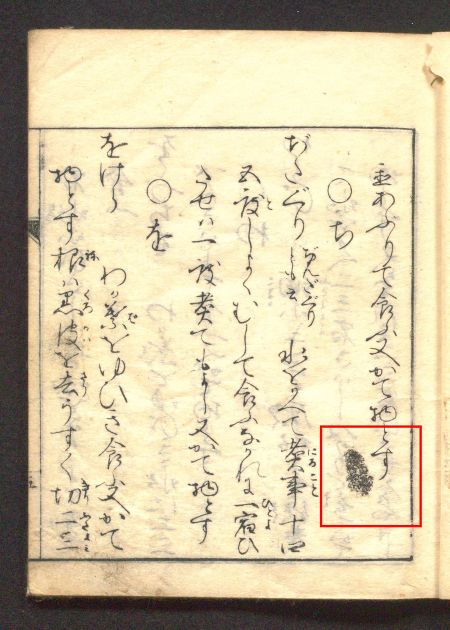
#> input picture research_records/tmp_work/challenge_image_catalog_20261009/05_原ページ位置.png, 900 x 1260 px (shown at 1/2 size)
$ python -i csc.py   (imports and definitions only)
#> lines starting #> are read from the running program, lines starting #| are printed output that depends on the picture; after the words box and inside, x2 and y2 are one past the last pixel; in counts of white or black regions, pixels touching at a corner belong together
"""
Color Space Clustering (CSC)。

npj論文 Methods の記述に基づく2段階クラスタリング：
  Stage 1: 輝度ベース特徴量で PCA -> GMM(3クラス) => 背景 / 黒文字 / 劣化
  Stage 2: 劣化クラスのみ対象に、彩度重視特徴量で PCA -> GMM(2クラス)
           => 赤文字 / 実劣化（平均a値が高い方を赤文字と判定）

特徴ベクトルは RGB + CIELab + CIELuv を連結する（論文 Results 記載通り）。

クラスタ→意味の対応づけ：
  Stage1: 各クラスタの平均輝度(CIELab の L) が最も高い -> 背景
                                        最も低い -> 黒文字
                                        残り       -> 劣化
  Stage2: 各クラスタの平均 a値(CIELab の赤み成分) が高い方 -> 赤文字
                                              低い方 -> 実劣化
          ただし赤文字クラスタの平均a値が閾値未満なら赤文字なしと判定し全て劣化扱い
"""

from dataclasses import dataclass

import cv2
import numpy as np
from sklearn.decomposition import PCA
from sklearn.mixture import GaussianMixture


@dataclass
class CSCResult:
    background_mask: np.ndarray   # uint8 0/255, 255=背景
    black_text_mask: np.ndarray   # uint8 0/255, 255=黒文字
    red_text_mask: np.ndarray     # uint8 0/255, 255=赤文字
    degradation_mask: np.ndarray  # uint8 0/255, 255=実劣化


def _to_feature_image(image_bgr: np.ndarray) -> np.ndarray:
    """RGB + CIELab + CIELuv を連結した9チャンネル特徴量画像を作る。"""
    rgb = cv2.cvtColor(image_bgr, cv2.COLOR_BGR2RGB).astype(np.float32) / 255.0
    lab = cv2.cvtColor(image_bgr, cv2.COLOR_BGR2LAB).astype(np.float32)
    luv = cv2.cvtColor(image_bgr, cv2.COLOR_BGR2LUV).astype(np.float32)

    lab_norm = lab / np.array([100.0, 127.0, 127.0], dtype=np.float32)
    luv_norm = luv / np.array([100.0, 127.0, 127.0], dtype=np.float32)

    return np.concatenate([rgb, lab_norm, luv_norm], axis=-1)  # (H, W, 9)


def _fit_gmm_clusters(features: np.ndarray, n_clusters: int, n_components_pca: int,
                      seed: int = 42, max_samples: int = 50000) -> np.ndarray:
    """
    features: (N, D) の特徴量配列
    Returns: (N,) のクラスタラベル
    """
    n_components_pca = min(n_components_pca, features.shape[1], features.shape[0])

    n = features.shape[0]
    if n > max_samples:
        rng = np.random.default_rng(seed)
        idx = rng.choice(n, size=max_samples, replace=False)
        fit_features = features[idx]
    else:
        fit_features = features

    pca = PCA(n_components=n_components_pca, random_state=seed)
    pca.fit(fit_features)
    fit_reduced = pca.transform(fit_features)

    gmm = GaussianMixture(n_components=n_clusters, random_state=seed, max_iter=200)
    gmm.fit(fit_reduced)

    reduced_all = pca.transform(features)
    labels = gmm.predict(reduced_all)
    return labels


def color_space_clustering(
    image_bgr: np.ndarray,
    seed: int = 42,
    max_samples: int = 50000,
    border_margin_ratio: float = 0.04,
    red_a_min: float = 133.0,  # Stage2で赤文字クラスタの平均a値がこれ未満なら赤文字なしと判定
) -> CSCResult:
    """
    ACE補正済み画像に対してCSCを行い、4種類のマスクを返す。

    Args:
        image_bgr: ACE補正済みのBGR uint8画像
        seed: 再現性のための乱数シード
        max_samples: GMM学習時のサブサンプル数（速度対策）
        border_margin_ratio: 画像外周のこの比率分を強制的に背景扱いにする
        red_a_min: Stage2赤文字クラスタの平均a値下限（これ未満なら赤文字なし判定）
    """
    h, w = image_bgr.shape[:2]
    features = _to_feature_image(image_bgr)
    lab = cv2.cvtColor(image_bgr, cv2.COLOR_BGR2LAB).astype(np.float32)
    L = lab[:, :, 0]
    A = lab[:, :, 1]

    # 外周ボーダーマスク（スキャン時の黒帯・製本の影対策）
    margin_h = int(h * border_margin_ratio)
    margin_w = int(w * border_margin_ratio)
    border_mask = np.zeros((h, w), dtype=bool)
    if margin_h > 0:
        border_mask[:margin_h, :] = True
        border_mask[-margin_h:, :] = True
    if margin_w > 0:
        border_mask[:, :margin_w] = True
        border_mask[:, -margin_w:] = True
    border_mask_flat = border_mask.reshape(-1)

    # ---- Stage 1: 全画素を輝度ベース特徴量でGMM(3クラス) ----
    # 輝度(L)のみの特徴量で 背景/黒文字/劣化 を分離する
    luminance_features = np.stack([
        lab[:, :, 0] / 100.0,
        cv2.cvtColor(image_bgr, cv2.COLOR_BGR2LUV).astype(np.float32)[:, :, 0] / 100.0,
        cv2.cvtColor(image_bgr, cv2.COLOR_BGR2GRAY).astype(np.float32) / 255.0,
    ], axis=-1).reshape(-1, 3)

    stage1_labels = _fit_gmm_clusters(
        luminance_features, n_clusters=3, n_components_pca=3,
        seed=seed, max_samples=max_samples,
    )

    # クラスタ平均L値でラベルを意味に対応（ボーダー除外して計算）
    L_flat = L.reshape(-1)
    non_border = ~border_mask_flat
    cluster_mean_L = [
        L_flat[(stage1_labels == c) & non_border].mean()
        if np.any((stage1_labels == c) & non_border) else -1.0
        for c in range(3)
    ]
    background_cluster  = int(np.argmax(cluster_mean_L))
    black_text_cluster  = int(np.argmin(cluster_mean_L))
    degradation_cluster = [c for c in range(3)
                           if c != background_cluster and c != black_text_cluster][0]

    background_mask_flat  = (stage1_labels == background_cluster)  & ~border_mask_flat
    black_text_mask_flat  = (stage1_labels == black_text_cluster)   & ~border_mask_flat
    degradation_mask_flat = (stage1_labels == degradation_cluster)  & ~border_mask_flat
    # ボーダーは強制的に背景扱い
    background_mask_flat  = background_mask_flat | border_mask_flat

    # ---- Stage 2: 劣化クラスのみを彩度特徴でGMM(2クラス) → 赤文字/劣化 ----
    red_text_mask_flat       = np.zeros(h * w, dtype=bool)
    real_degradation_mask_flat = degradation_mask_flat.copy()

    deg_idx = np.where(degradation_mask_flat)[0]

    if deg_idx.size >= 2:
        feat_flat = features.reshape(-1, features.shape[-1])
        # 彩度重視: a,b(Lab) + u,v(Luv) の4次元
        chroma_features = feat_flat[deg_idx][:, [4, 5, 7, 8]]

        stage2_labels = _fit_gmm_clusters(
            chroma_features, n_clusters=2,
            n_components_pca=min(4, chroma_features.shape[1]),
            seed=seed, max_samples=max_samples,
        )

        A_flat = A.reshape(-1)
        A_deg = A_flat[deg_idx]
        cluster_mean_a = [
            A_deg[stage2_labels == c].mean() if np.any(stage2_labels == c) else -1e9
            for c in range(2)
        ]
        red_cluster  = int(np.argmax(cluster_mean_a))
        none_cluster = int(np.argmin(cluster_mean_a))

        # 赤文字クラスタの平均a値が閾値未満 → 朱文字なし文献として全て劣化扱い
        if cluster_mean_a[red_cluster] >= red_a_min:
            is_red = stage2_labels == red_cluster
            red_text_mask_flat[deg_idx[is_red]]   = True
            real_degradation_mask_flat[deg_idx[is_red]] = False  # 劣化から除外
        # 閾値未満の場合は real_degradation_mask_flat をそのまま維持（全て劣化）

    def _to_mask(flat: np.ndarray) -> np.ndarray:
        return (flat.reshape(h, w).astype(np.uint8)) * 255

    return CSCResult(
        background_mask=_to_mask(background_mask_flat),
        black_text_mask=_to_mask(black_text_mask_flat),
        red_text_mask=_to_mask(red_text_mask_flat),
        degradation_mask=_to_mask(real_degradation_mask_flat),
    )

>>> import cv2
>>> picture = cv2.imread('../../../../../challenge_image_catalog_20261009/05_原ページ位置.png')
#> picture is the input picture: shape (1260, 900, 3); mean B, G, R 165.9, 198.3, 210.5
>>> result = color_space_clustering(picture)
#> in _to_feature_image, `rgb = cv2.cvtColor(image_bgr, cv2.COLOR_BGR2RGB).astype(np.float32) / ..`:
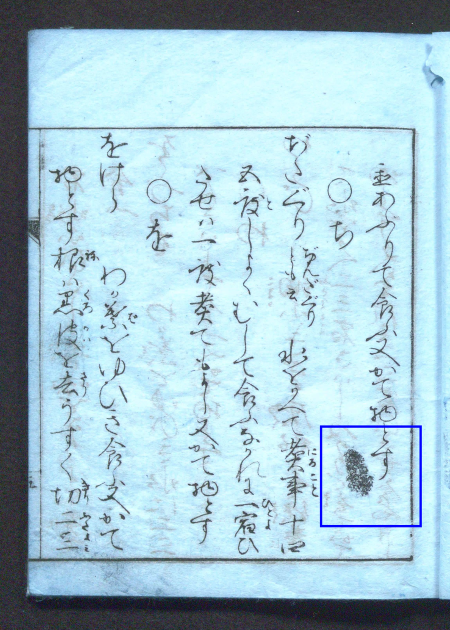
#> rgb: shape (1260, 900, 3) float32 (shown at 1/2 size); mean B, G, R 0.826, 0.777, 0.65
#> in _to_feature_image, `lab = cv2.cvtColor(image_bgr, cv2.COLOR_BGR2LAB).astype(np.float32)`:
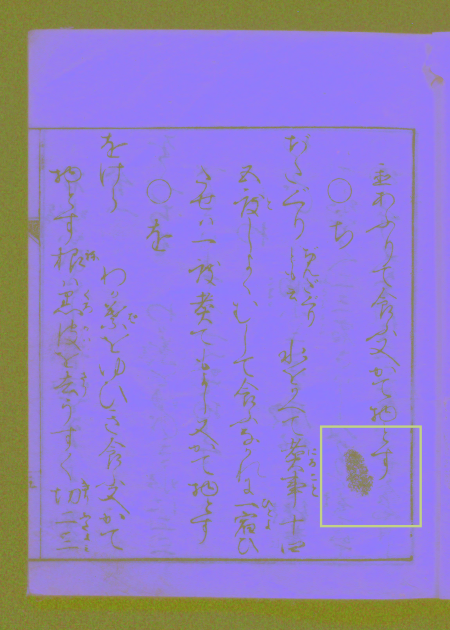
#> lab: shape (1260, 900, 3) float32 (shown at 1/2 size); mean B, G, R 202, 127.4, 145.4
#> in _to_feature_image, `luv = cv2.cvtColor(image_bgr, cv2.COLOR_BGR2LUV).astype(np.float32)`:
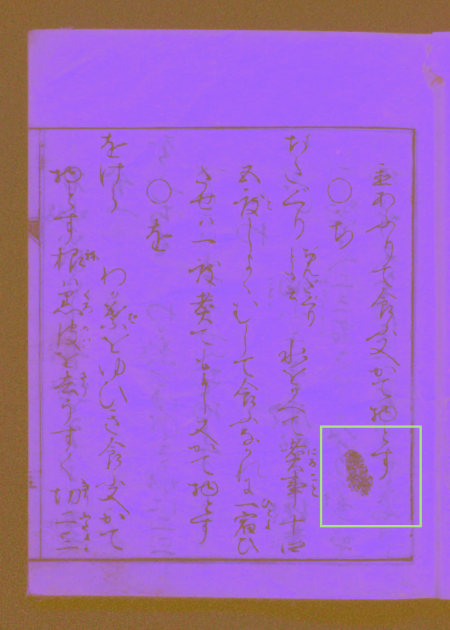
#> luv: shape (1260, 900, 3) float32 (shown at 1/2 size); mean B, G, R 201.4, 103.1, 160.6
#> in _to_feature_image, `luv_norm = luv / np.array([100.0, 127.0, 127.0], dtype=np.float32)`:
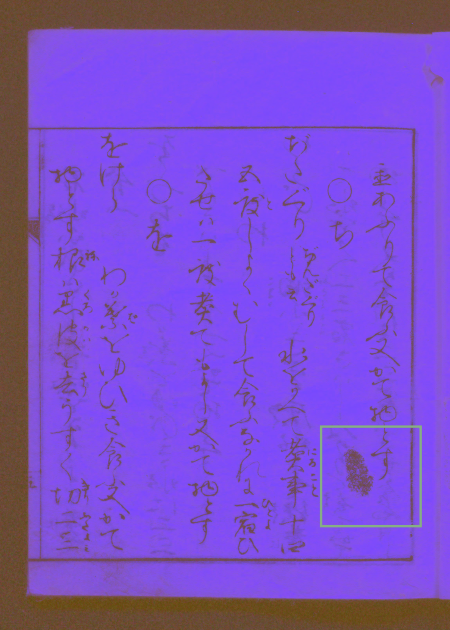
#> luv_norm: shape (1260, 900, 3) float32 (shown at 1/2 size); mean B, G, R 2.02, 0.81, 1.27; drawn with min black and max white
#> in color_space_clustering, `A = lab[:, :, 1]`:
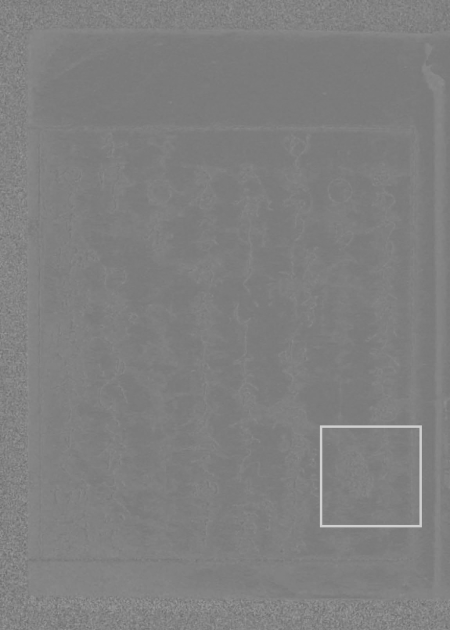
#> A: shape (1260, 900) float32 (shown at 1/2 size); min 103, max 208, mean 127.3
#> in color_space_clustering, `cluster_mean_L = [ L_flat[(stage1_labels == c) & non_border].mean() if..`: cluster_mean_L = [237.5, 71.98, 155.5]
#> in color_space_clustering, `background_cluster  = int(np.argmax(cluster_mean_L))`: background_cluster = 0
#> in color_space_clustering, `black_text_cluster  = int(np.argmin(cluster_mean_L))`: black_text_cluster = 1
#> in color_space_clustering, `degradation_cluster = [c for c in range(3) if c != background_cluster ..`: degradation_cluster = 2
#> in color_space_clustering, `cluster_mean_a = [ A_deg[stage2_labels == c].mean() if np.any(stage2_l..`: cluster_mean_a = [129.7, 203.2]
#> in color_space_clustering, `red_cluster  = int(np.argmax(cluster_mean_a))`: red_cluster = 1
#> in color_space_clustering, `none_cluster = int(np.argmin(cluster_mean_a))`: none_cluster = 0
#> in _to_mask, `return (flat.reshape(h, w).astype(np.uint8)) * 255`:
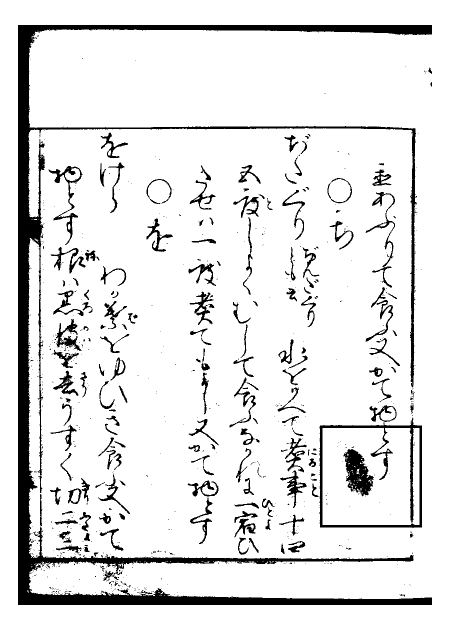
#> returned value: shape (1260, 900) (shown at 1/2 size); 89.5% white; 751 black regions (576 under 20 px), largest, box (x1, y1, x2, y2) and area: (36, 50, 864, 1210) 67332, (639, 835, 844, 1056) 5832, (687, 898, 748, 993) 3160
#> in _to_mask (call 2), `return (flat.reshape(h, w).astype(np.uint8)) * 255`: returned value: shape (1260, 900); 6.2% white; 993 white regions (732 under 20 px), largest, box (x1, y1, x2, y2) and area: (36, 50, 864, 1210) 47891, (272, 253, 582, 258) 733, (390, 584, 425, 649) 436
#> in _to_mask (call 3), `return (flat.reshape(h, w).astype(np.uint8)) * 255`: returned value: shape (1260, 900); 0.35% white; 1 white region, box (x1, y1, x2, y2) and area: (640, 851, 844, 1055) 3980
#> in _to_mask (call 4), `return (flat.reshape(h, w).astype(np.uint8)) * 255`:
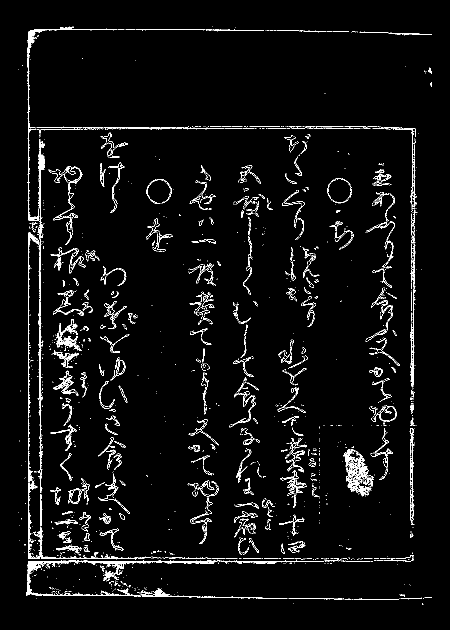
#> returned value: shape (1260, 900) (shown at 1/2 size); 3.9% white in thin lines or dots, all inside (x1, y1, x2, y2) = (37, 53, 864, 1209)

$ run again, on research_records/tmp_work/challenge_image_catalog_20261009/07_原ページ位置.png
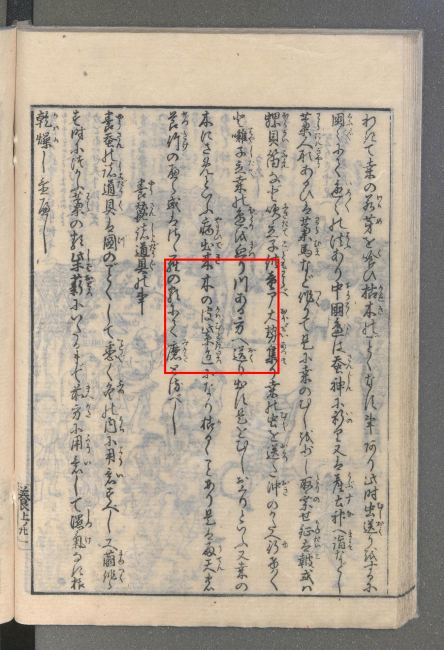
#> input picture research_records/tmp_work/challenge_image_catalog_20261009/07_原ページ位置.png, 888 x 1300 px (shown at 1/2 size)
#> picture is the input picture: shape (1300, 888, 3); mean B, G, R 151.7, 167.4, 178.9
#> in color_space_clustering, `A = lab[:, :, 1]`:
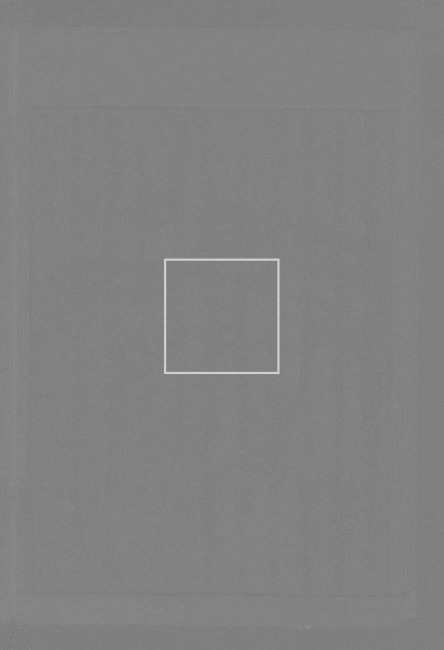
#> A: shape (1300, 888) float32 (shown at 1/2 size); min 115, max 208, mean 129.5
#> cluster_mean_L = [103.4, 200.8, 169.5]
#> background_cluster = 1
#> black_text_cluster = 0
#> degradation_cluster = 2
#> cluster_mean_a = [128.6, 139.6]
#> red_cluster = 1
#> none_cluster = 0
#> in _to_mask (call 4), `return (flat.reshape(h, w).astype(np.uint8)) * 255`:
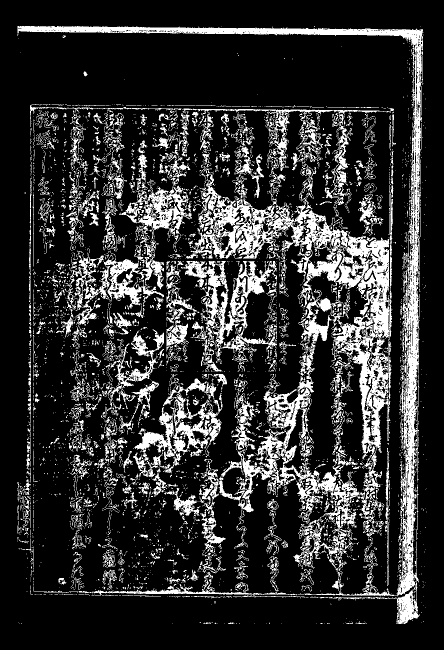
#> returned value: shape (1300, 888) (shown at 1/2 size); 19.3% white; 4615 white regions (3975 under 20 px), largest, box (x1, y1, x2, y2) and area: (35, 52, 847, 1248) 102244, (135, 371, 384, 652) 14272, (366, 522, 554, 743) 11789
